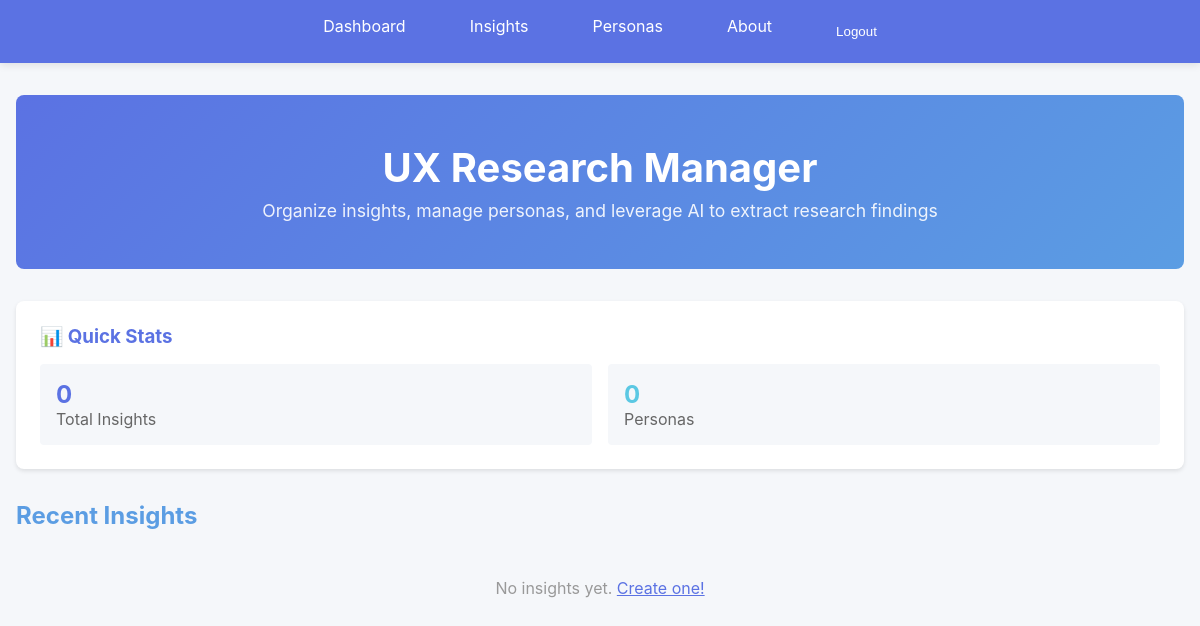
Page / (signed in) on the earlier database version.
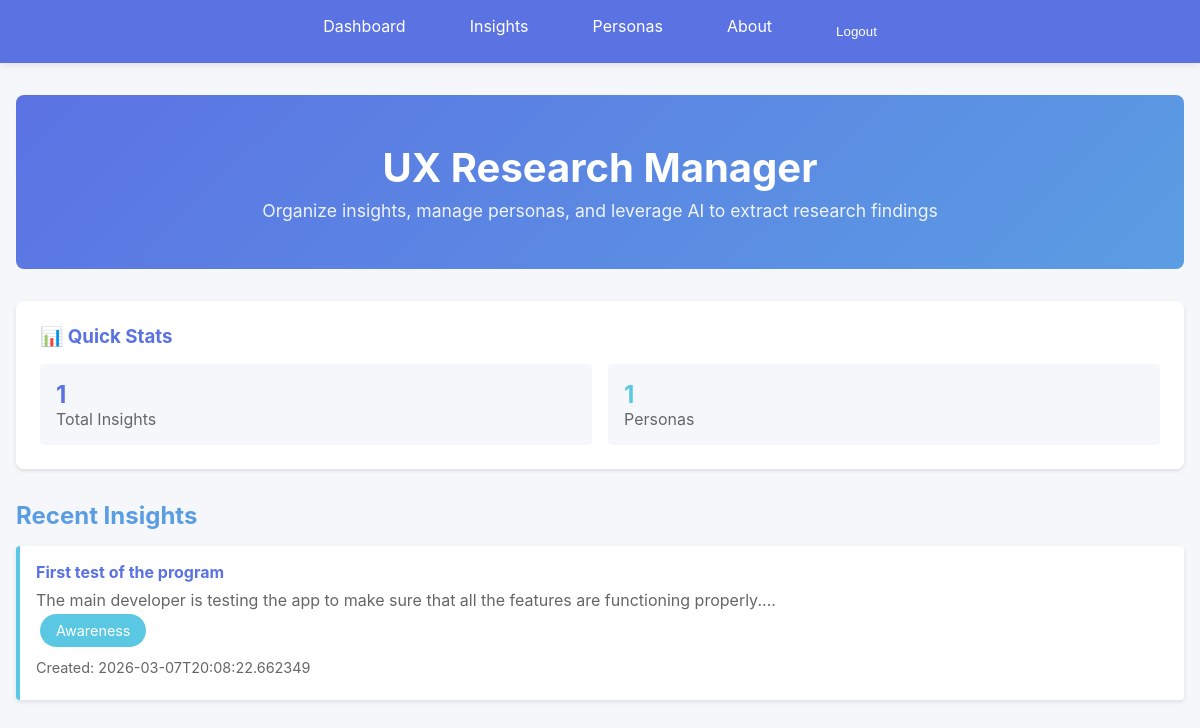
Same page on the later database version.
### models.py (models this page shows, shortened)
class Insight(db.Model):
    __tablename__ = 'insights'
    id = db.Column(db.Integer, primary_key=True)
    user_id = db.Column(db.Integer, db.ForeignKey('users.id'), nullable=True, index=True)
    title = db.Column(db.String(200), nullable=False)
    description = db.Column(db.Text, nullable=False)
    persona_id = db.Column(db.Integer, db.ForeignKey('personas.id'), nullable=True)
    journey_stage = db.Column(db.String(100), nullable=True)
    timestamp = db.Column(db.DateTime, nullable=False, default=datetime.utcnow)
    ai_summary = db.Column(db.Text, nullable=True)
    def to_dict(self):
        return {
            'id': self.id,
            'user_id': self.user_id,
            'title': self.title,
            'description': self.description,
            'persona_id': self.persona_id,
            'persona_name': self.persona.name if self.persona else None,
            'journey_stage': self.journey_stage,
            'timestamp': self.timestamp.isoformat() if self.timestamp else None,
            'ai_summary': self.ai_summary
        }

### web_app.py (the view)
@app.route('/')
@login_required
def dashboard():
    user_id = current_user_id()
    insights = Insight.query.filter_by(user_id=user_id).order_by(Insight.timestamp.desc()).all()
    personas = Persona.query.filter_by(user_id=user_id).all()
    recent_insights = [insight.to_dict() for insight in insights[:3]]
    return render_template(
        'dashboard.html',
        insights_count=len(insights),
        personas_count=len(personas),
        recent_insights=recent_insights
    )

### web_app.py (called while the page is built)
def current_user_id():
    return session.get('user_id')

def get_current_user():
    user_id = current_user_id()
    if not user_id:
        return None
    return User.query.get(user_id)

def login_required(view_func):
    @wraps(view_func)
    def wrapped(*args, **kwargs):
        if not current_user_id():
            flash('Please log in to continue.', 'error')
            return redirect(url_for('login'))
        return view_func(*args, **kwargs)
    return wrapped

@app.context_processor
def inject_shared_context():
    return {
        'colors': COLORS,
        'current_user': get_current_user()
    }

### templates/dashboard.html (shortened to what this page needs)
{% extends "base.html" %}
{% block content %}
<div class="hero">
    <h1>UX Research Manager</h1>
    <p>Organize insights, manage personas, and leverage AI to extract research findings</p>
</div>
<div class="filter-section">
    <h3>📊 Quick Stats</h3>
    <div style="display: grid; grid-template-columns: repeat(auto-fit, minmax(150px, 1fr)); gap: 1rem;">
        <div style="padding: 1rem; background: #f5f7fa; border-radius: 4px;">
            <div style="font-size: 1.5rem; font-weight: bold; color: var(--royal-blue);">{{ insights_count }}</div>
            <div style="color: #666;">Total Insights</div>
        </div>
        <div style="padding: 1rem; background: #f5f7fa; border-radius: 4px;">
            <div style="font-size: 1.5rem; font-weight: bold; color: var(--sky-blue);">{{ personas_count }}</div>
            <div style="color: #666;">Personas</div>
        </div>
    </div>
</div>
<h2>Recent Insights</h2>
{% if recent_insights %}
<div class="insights-list">
    {% for insight in recent_insights %}
    <div class="insight-item">
        <h4>{{ insight.title }}</h4>
        <p style="color: #666;">{{ insight.description[:100] }}...</p>
        {% if insight.journey_stage %}
        <span class="chip">{{ insight.journey_stage }}</span>
        {% endif %}
        <div class="meta">Created: {{ insight.timestamp }}</div>
    </div>
    {% endfor %}
</div>
{% else %}
<div class="empty-state">
    <p>No insights yet. <a href="/insights" style="color: var(--royal-blue);">Create one!</a></p>
</div>
{% endif %}
{% endblock %}

### templates/base.html (shortened to what this page needs)
<!DOCTYPE html>
<html lang="en">
<head>
    <link rel="stylesheet" href="{{ url_for('static', filename='style.css') }}">
</head>
<body>
    <nav>
        <ul>
            {% if current_user %}
            <li><a href="{{ url_for('dashboard') }}">Dashboard</a></li>
            <li><a href="{{ url_for('insights') }}">Insights</a></li>
            <li><a href="{{ url_for('personas') }}">Personas</a></li>
            {% endif %}
            <li><a href="/about">About</a></li>
            {% if current_user %}
            <li>
                <form method="POST" action="{{ url_for('logout') }}" style="display: inline;">
                    <button type="submit" style="background: transparent; border: none; color: white; cursor: pointer; padding: 0.5rem 1rem;">Logout</button>
                </form>
            </li>
            {% else %}
            <li><a href="{{ url_for('login') }}">Login</a></li>
            <li><a href="{{ url_for('register') }}">Register</a></li>
            {% endif %}
        </ul>
    </nav>
    <div class="container">
        {% block content %}{% endblock %}
    </div>
</body>
</html>

### static/style.css (style rules this page uses)
* { margin: 0; padding: 0; box-sizing: border-box; }
body { font-family: -apple-system, BlinkMacSystemFont, 'Segoe UI', Roboto, Oxygen, Ubuntu, Cantarell, sans-serif; background-color: #f5f7fa; color: #333; }
nav { background-color: var(--royal-blue); padding: 1rem 0; box-shadow: 0 2px 8px rgba(0,0,0,0.1); position: sticky; top: 0; z-index: 100; }
nav ul { list-style: none; display: flex; justify-content: center; gap: 2rem; max-width: 1200px; margin: 0 auto; padding: 0 1rem; }
nav a { color: white; text-decoration: none; padding: 0.5rem 1rem; border-radius: 4px; transition: background-color 0.3s; }
.container { max-width: 1200px; margin: 0 auto; padding: 2rem 1rem; }
h1 { color: var(--royal-blue); margin-bottom: 2rem; text-align: center; }
h2 { color: var(--medium-blue); margin: 1.5rem 0 1rem 0; }
.chip { display: inline-block; background-color: var(--sky-blue); color: white; padding: 0.5rem 1rem; border-radius: 20px; margin: 0.25rem; font-size: 0.9rem; }
.filter-section { background: var(--white); padding: 1.5rem; border-radius: 8px; margin-bottom: 2rem; box-shadow: 0 2px 4px rgba(0,0,0,0.1); }
.filter-section h3 { color: var(--royal-blue); margin-bottom: 1rem; }
.insights-list, .personas-list { display: grid; grid-template-columns: 1fr; gap: 1rem; }
.insight-item, .persona-item { background: var(--white); padding: 1rem; border-left: 4px solid var(--sky-blue); border-radius: 4px; box-shadow: 0 2px 4px rgba(0,0,0,0.1); }
.insight-item h4, .persona-item h4 { color: var(--royal-blue); margin-bottom: 0.5rem; }
.meta { color: #666; font-size: 0.9rem; margin: 0.5rem 0; }
.hero { text-align: center; padding: 3rem 1rem; background: linear-gradient(135deg, var(--royal-blue) 0%, var(--medium-blue) 100%); color: white; border-radius: 8px; margin-bottom: 2rem; }
.hero h1 { color: white; font-size: 2.5rem; margin-bottom: 0.5rem; }
.hero p { font-size: 1.1rem; opacity: 0.9; }

Differences in the rows shown:
added Insight: title "First test of the program", description "The main developer is testing the app to make sure that all the features are functioning properly.", journey_stage "Awareness", timestamp "2026-03-07T20:08:22.662349"
Other differences:
{{ insights_count }}: "0" → "1"
{{ personas_count }}: "0" → "1"
text no longer shown: "No insights yet. Create one!"
